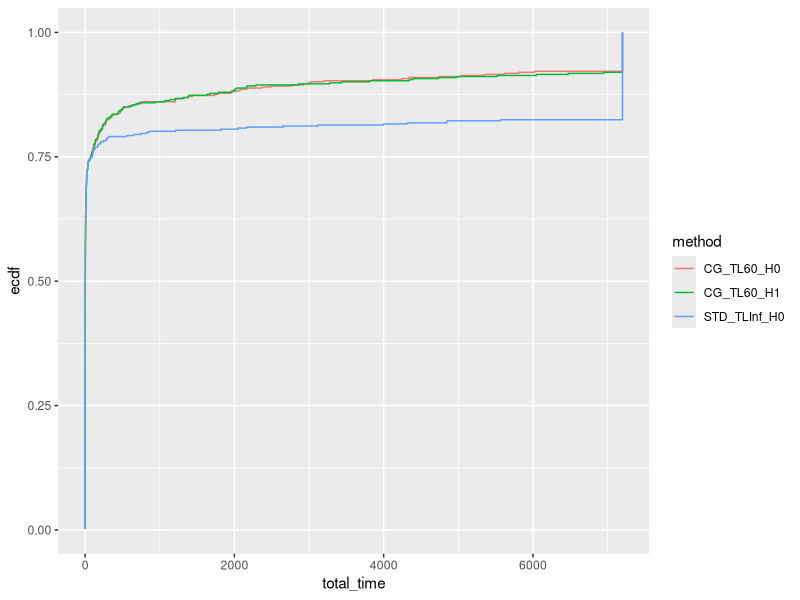

Write the R code that produced this figure.
## ---- chunk 1
library(rmarkdown)
library(kableExtra)
library(tidyr)
library(ggplot2)
suppressPackageStartupMessages(library(dplyr))
## ---- chunk 2
data = read.csv("results.jsp.csv", header = FALSE)
colnames(data) = c("tag", "instance", "standard_phase_time_limit", "master_solver", "status", "reason", "has_large_scaled", "n_iterations", "total_time", "master_time", "adversarial_time", "best_bound", "best_obj", "relative_gap", "absolute_gap", "adversarial_unexpected_status",  "with_heuristic", "with_non_optimal_pricing", "n_jobs", "Gamma", "blank")
## ---- chunk 3
data = data[, !(names(data) %in% c("tag", "blank"))]
## ---- chunk 4
data[data$total_time > 7200,]$total_time = 7200
## ---- chunk 5
data$method = paste0(data$master_solver, "_TL", data$standard_phase_time_limit, "_H", data$with_heuristic)
unique(data$method)
data = data[data$method != "STD_TLInf_H1" & data$method != "CG_TL120_H0" & data$method != "CG_TL120_H1",]
## ---- chunk 6
paged_table(data)
## ---- chunk 7
ggplot(data, aes(x = total_time, col = method)) + stat_ecdf(pad = FALSE) + coord_cartesian(xlim = c(0,7200))
## ---- chunk 8
data_with_ecdf = data %>%
  group_by(method) %>%
  arrange(total_time) %>%
  mutate(ecdf_value = ecdf(total_time)(total_time)) %>%
  ungroup()

for (method in unique(data_with_ecdf$method)) {
  output = data_with_ecdf[data_with_ecdf$method == method,]
  output = output[,c("total_time", "ecdf_value")]
  output$log_total_time = log10(output$total_time)
  output = output[output$total_time < 7200,]
  write.csv(output, file = paste0(method, ".csv"), row.names = FALSE)
}
## ---- chunk 9
summary_data_lt_7200 <- data %>%
  filter(total_time < 7200) %>%
  group_by(n_jobs, Gamma, method) %>%
  summarize(
    avg_total_time = mean(total_time, na.rm = TRUE),
    avg_master_time = mean(master_time, na.rm = TRUE),
    avg_adversarial_time = mean(adversarial_time, na.rm = TRUE),
    avg_n_iterations = mean(n_iterations, na.rm = TRUE),
    sum_has_large_scaled = sum(has_large_scaled),
    num_lines = n(),
    .groups = "drop"
  ) %>%
  ungroup() %>%
  arrange(n_jobs, Gamma, method)
## ---- chunk 10
summary_data_ge_7200 <- data %>%
  filter(total_time >= 7200) %>%
  group_by(n_jobs, Gamma, method) %>%
  summarize(
    avg_n_iterations_unsolved = mean(n_iterations, na.rm = TRUE),
    num_lines_unsolved = n()
  ) %>%
  ungroup() %>%
  arrange(n_jobs, Gamma, method)
## ---- chunk 11
transposed_data_lt_7200 <- summary_data_lt_7200 %>%
  pivot_wider(names_from = method, values_from = avg_total_time:num_lines)

transposed_data_ge_7200 <- summary_data_ge_7200 %>%
  pivot_wider(names_from = method, values_from = avg_n_iterations_unsolved:num_lines_unsolved) %>%
  select(-n_jobs, -Gamma)

cbind(
  transposed_data_lt_7200,
  transposed_data_ge_7200
) %>%
  kable() %>%
  kable_styling(full_width = FALSE, position = "center")
